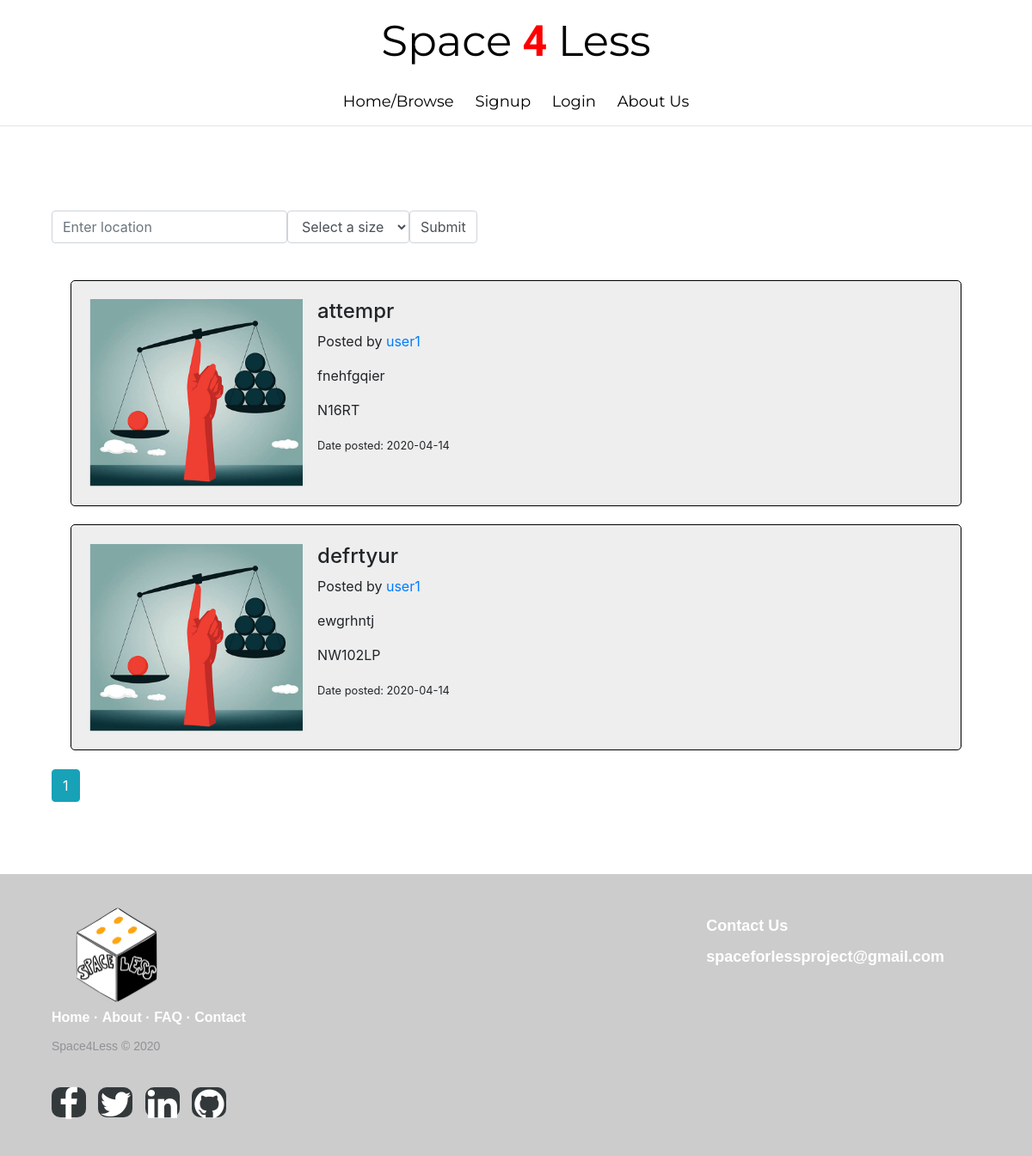
The page /home on the database its author committed.
### app/models.py (models this page shows, shortened)
class Post(db.Model):
    __tablename__ = 'post'
    post_id = db.Column(db.Integer, primary_key=True)
    title = db.Column(db.String(30), nullable=False)
    date_posted = db.Column(db.DateTime, nullable=False, default=datetime.utcnow)
    image = db.Column(db.String(30), nullable=False)#, default='default.png')
    location = db.Column(db.String(50), nullable=False)
    space_size = db.Column(db.String(15), nullable=False)
    content = db.Column(db.String(30), nullable=False)
    user_id = db.Column(db.Integer, ForeignKey('user.user_id'), nullable=False)
    bookings = db.relationship('Book')
    comments = db.relationship('Comment')

class User(db.Model, UserMixin):
    __tablename__ = 'user'
    user_id = db.Column(db.Integer, primary_key=True)
    username = db.Column(db.String(250), nullable=False)
    first_name = db.Column(db.String(250), nullable=False)
    last_name = db.Column(db.String(250), nullable=False)
    email = db.Column(db.String(250), nullable=False)
    password = db.Column(db.String(200))
    image_file = db.Column(db.String(20), nullable=False, default='default-profile.png')
    roles = db.Column(db.String(20))
    posts = db.relationship('Post', backref='author', lazy=True)
    bookings = db.relationship('Book')
    comments = db.relationship('Comment')
    reviews = db.relationship('Review')

### app/main/routes.py (the view)
@bp_main.route('/')
@bp_main.route('/home')
def home_page():
    page = request.args.get('page', 1, type=int)
    posts = Post.query.order_by(Post.date_posted.desc()).paginate(page=page, per_page=10)
    return render_template('home.html', title='Home Page', posts=posts)

### app/templates/home.html (shortened to what this page needs)
{% extends 'layout.html' %}
{% block content %}
    <div>
        <form class="form-inline ml-auto" action="search" method="post">
            <input class="form-control" type="search" name="location" placeholder="Enter location">
            <select class="form-control" name="size" id="size">
                <option value="" selected>Select a size</option>
            </select>
            <input class="form-control" type="submit" placeholder="submit">
        </form>
    </div>
    {% for post in posts.items %}
        <div class="post">
            <div class="media content-section">
                <img class="mr-3 article-image post_image"
                     src="{{ url_for('static', filename='post_pictures/' + post.image, width=5000, height =5000) }}">
                <div class="media-body">
                    {% if current_user.is_authenticated %}
                        <h4 class="media-heading"><a
                                href="{{ url_for('posts.single_post', post_id=post.post_id) }}">{{ post.title }}</a>
                        </h4>
                    {% else %}
                        <h4 class="media-heading"> {{ post.title }}</h4>
                    {% endif %}
                    <p>Posted by <a
                            href="{{ url_for('main.view_profile', userid=post.author.user_id) }}">{{ post.author.username }}</a>
                    </p>
                    <p>{{ post.content }}</p>
                    <p> {{ post.location }}</p>
                    <small> Date posted: {{ post.date_posted.strftime('%Y-%m-%d') }}</small>
                </div>
            </div>
        </div>
    {% endfor %}
    {% for page_num in posts.iter_pages() %}
        {% if page_num %}
            {% if posts.page == page_num %}
                <a class="btn btn-info mb-4" href="{{ url_for('main.home_page', page=page_num) }}">{{ page_num }}</a>
            {% else %}
                <a class="btn btn-outline-info mb-4"
                   href="{{ url_for('main.home_page', page=page_num) }}">{{ page_num }}</a>
            {% endif %}
        {% else %}
            ...
        {% endif %}
    {% endfor %}
{% endblock content %}

### app/static/design.css (style rules this page uses)
.post { border: 1px solid black; border-radius: 5px; background-color: #eeeeee; padding: 2%; margin: 2% }
.post_image { width:25% }
form { padding-top: 2%; padding-bottom: 2%; background-color: white; }
* { box-sizing: border-box; }

### rows shown on the page
Post: image (picture), title "attempr", author.username "user1", content "fnehfgqier", location "N16RT", date_posted "2020-04-14"
Post: image (picture), title "defrtyur", author.username "user1", content "ewgrhntj", location "NW102LP", date_posted "2020-04-14"

### other values the page prints
{{ page_num }} "1"
